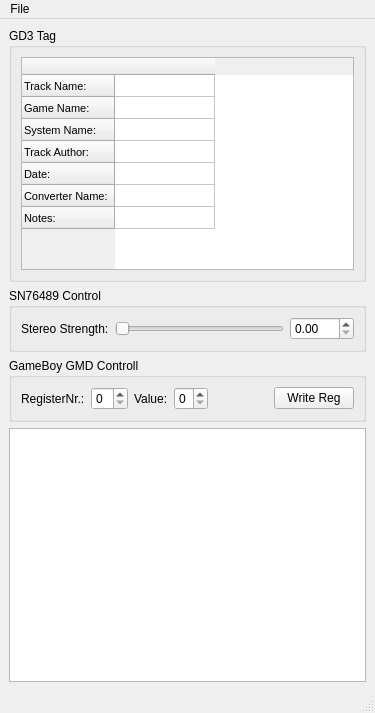
<?xml version="1.0" encoding="UTF-8"?>
<ui version="4.0">
 <class>MainWindow</class>
 <widget class="QMainWindow" name="MainWindow">
  <property name="geometry">
   <rect>
    <x>0</x>
    <y>0</y>
    <width>375</width>
    <height>713</height>
   </rect>
  </property>
  <property name="sizePolicy">
   <sizepolicy hsizetype="Minimum" vsizetype="Preferred">
    <horstretch>0</horstretch>
    <verstretch>0</verstretch>
   </sizepolicy>
  </property>
  <property name="windowTitle">
   <string>MainWindow</string>
  </property>
  <widget class="QWidget" name="centralwidget">
   <layout class="QVBoxLayout" name="verticalLayout">
    <item>
     <layout class="QHBoxLayout" name="voices_hlayout"/>
    </item>
    <item>
     <widget class="QGroupBox" name="groupBox_2">
      <property name="minimumSize">
       <size>
        <width>0</width>
        <height>230</height>
       </size>
      </property>
      <property name="title">
       <string>GD3 Tag</string>
      </property>
      <layout class="QHBoxLayout" name="horizontalLayout_3">
       <item>
        <widget class="QTableWidget" name="gd3_tag_table">
         <property name="font">
          <font>
           <pointsize>8</pointsize>
          </font>
         </property>
         <attribute name="verticalHeaderMinimumSectionSize">
          <number>22</number>
         </attribute>
         <attribute name="verticalHeaderDefaultSectionSize">
          <number>22</number>
         </attribute>
         <row>
          <property name="text">
           <string>Track Name:</string>
          </property>
         </row>
         <row>
          <property name="text">
           <string>Game Name:</string>
          </property>
         </row>
         <row>
          <property name="text">
           <string>System Name:</string>
          </property>
         </row>
         <row>
          <property name="text">
           <string>Track Author:</string>
          </property>
         </row>
         <row>
          <property name="text">
           <string>Date:</string>
          </property>
         </row>
         <row>
          <property name="text">
           <string>Converter Name:</string>
          </property>
         </row>
         <row>
          <property name="text">
           <string>Notes:</string>
          </property>
         </row>
         <column>
          <property name="text">
           <string/>
          </property>
         </column>
        </widget>
       </item>
      </layout>
     </widget>
    </item>
    <item>
     <widget class="QGroupBox" name="sn76489_group">
      <property name="title">
       <string>SN76489 Control</string>
      </property>
      <layout class="QHBoxLayout" name="horizontalLayout">
       <item>
        <widget class="QLabel" name="label_3">
         <property name="text">
          <string>Stereo Strength:</string>
         </property>
        </widget>
       </item>
       <item>
        <widget class="QSlider" name="sn76489_stereo_slider">
         <property name="maximum">
          <number>100</number>
         </property>
         <property name="value">
          <number>0</number>
         </property>
         <property name="orientation">
          <enum>Qt::Horizontal</enum>
         </property>
        </widget>
       </item>
       <item>
        <widget class="QDoubleSpinBox" name="sn76489_stereo_spin">
         <property name="maximum">
          <double>100.000000000000000</double>
         </property>
        </widget>
       </item>
      </layout>
     </widget>
    </item>
    <item>
     <widget class="QGroupBox" name="gb_gmd_group">
      <property name="title">
       <string>GameBoy GMD Controll</string>
      </property>
      <layout class="QHBoxLayout" name="horizontalLayout_2">
       <item>
        <widget class="QLabel" name="label">
         <property name="text">
          <string>RegisterNr.:</string>
         </property>
        </widget>
       </item>
       <item>
        <widget class="QSpinBox" name="gb_reg_num">
         <property name="minimum">
          <number>0</number>
         </property>
         <property name="maximum">
          <number>47</number>
         </property>
         <property name="displayIntegerBase">
          <number>16</number>
         </property>
        </widget>
       </item>
       <item>
        <widget class="QLabel" name="label_2">
         <property name="text">
          <string>Value:</string>
         </property>
        </widget>
       </item>
       <item>
        <widget class="QSpinBox" name="gb_reg_value">
         <property name="maximum">
          <number>255</number>
         </property>
         <property name="displayIntegerBase">
          <number>16</number>
         </property>
        </widget>
       </item>
       <item>
        <spacer name="horizontalSpacer">
         <property name="orientation">
          <enum>Qt::Horizontal</enum>
         </property>
         <property name="sizeHint" stdset="0">
          <size>
           <width>40</width>
           <height>20</height>
          </size>
         </property>
        </spacer>
       </item>
       <item>
        <widget class="QPushButton" name="gb_write_reg">
         <property name="text">
          <string>Write Reg</string>
         </property>
        </widget>
       </item>
      </layout>
     </widget>
    </item>
    <item>
     <widget class="QPlainTextEdit" name="log_output">
      <property name="font">
       <font>
        <pointsize>8</pointsize>
        <bold>false</bold>
       </font>
      </property>
      <property name="styleSheet">
       <string notr="true">color: rgb(0, 0,200);</string>
      </property>
      <property name="readOnly">
       <bool>true</bool>
      </property>
      <property name="backgroundVisible">
       <bool>false</bool>
      </property>
     </widget>
    </item>
   </layout>
  </widget>
  <widget class="QMenuBar" name="menubar">
   <property name="geometry">
    <rect>
     <x>0</x>
     <y>0</y>
     <width>375</width>
     <height>23</height>
    </rect>
   </property>
   <widget class="QMenu" name="menuFile">
    <property name="title">
     <string>File</string>
    </property>
    <addaction name="actionOpen"/>
    <addaction name="action_Export_Streaming_Data"/>
    <addaction name="separator"/>
    <addaction name="actionE_xit"/>
   </widget>
   <addaction name="menuFile"/>
  </widget>
  <widget class="QStatusBar" name="statusbar"/>
  <action name="actionOpen">
   <property name="text">
    <string>&amp;Open</string>
   </property>
  </action>
  <action name="action_Export_Streaming_Data">
   <property name="text">
    <string>&amp;Export Streaming Data</string>
   </property>
  </action>
  <action name="actionE_xit">
   <property name="text">
    <string>E&amp;xit</string>
   </property>
  </action>
 </widget>
 <resources/>
 <connections/>
</ui>
